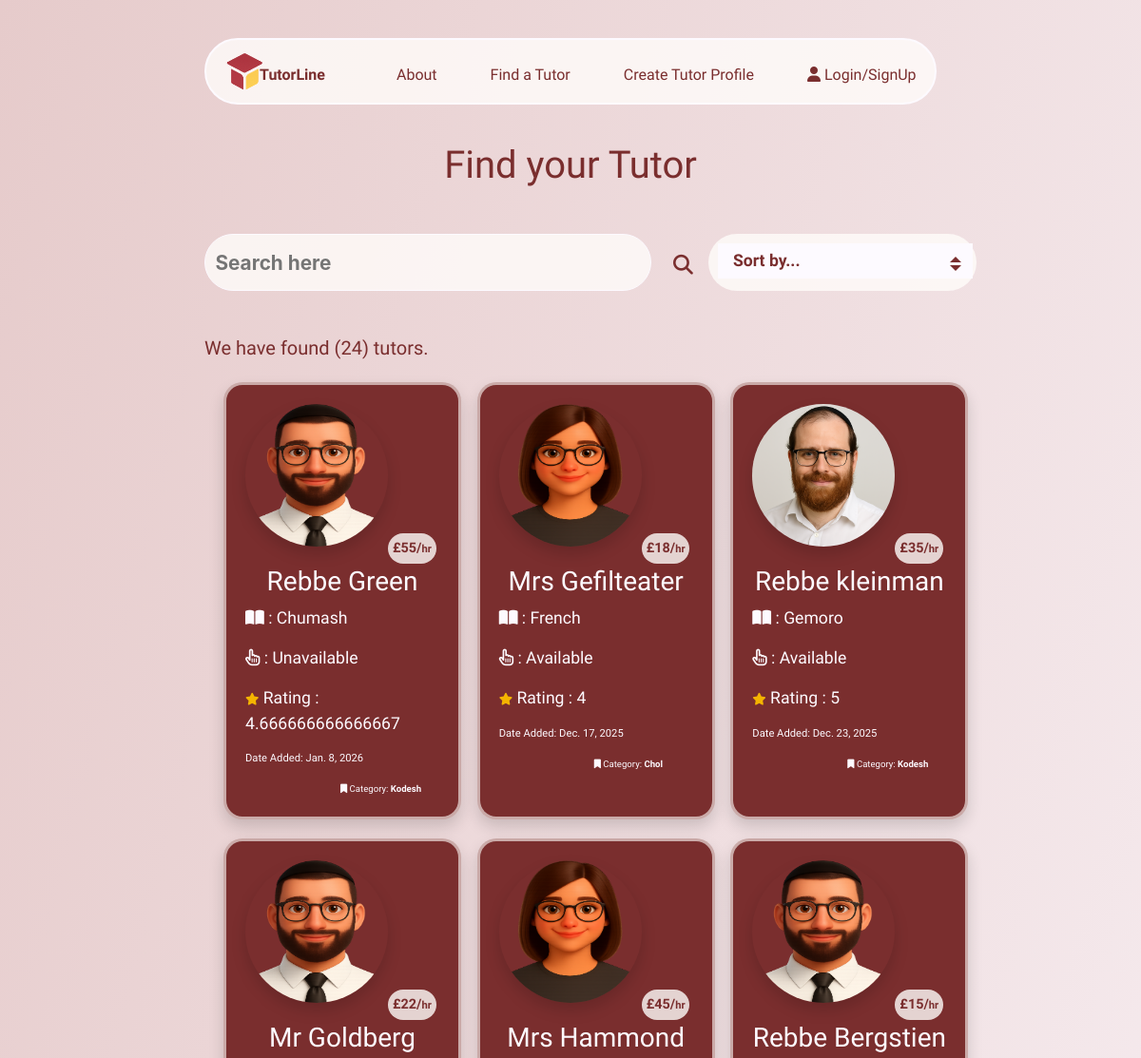
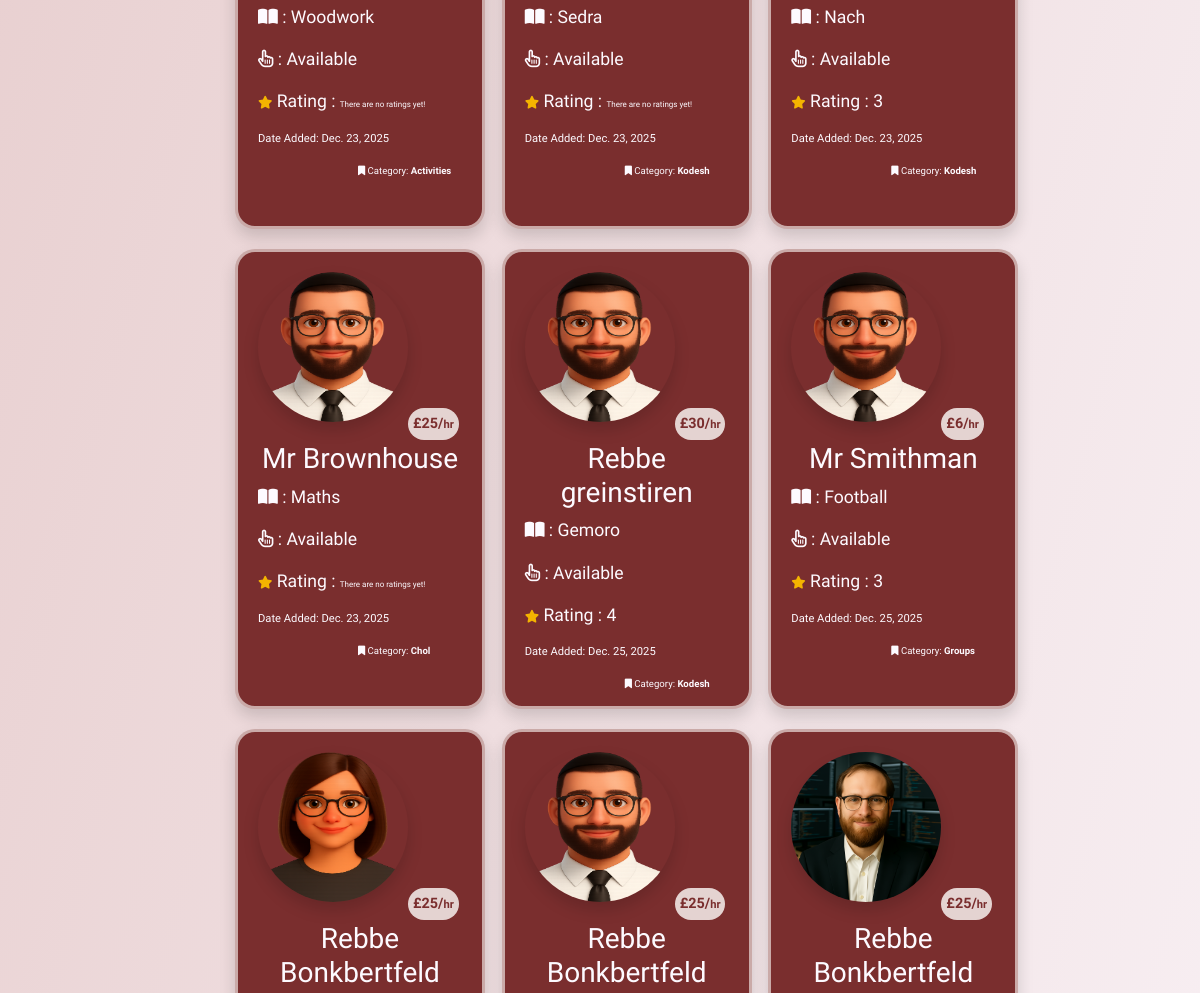
The page /tutors/ (upper part) on the database as committed earlier (2 pictures, top to bottom).
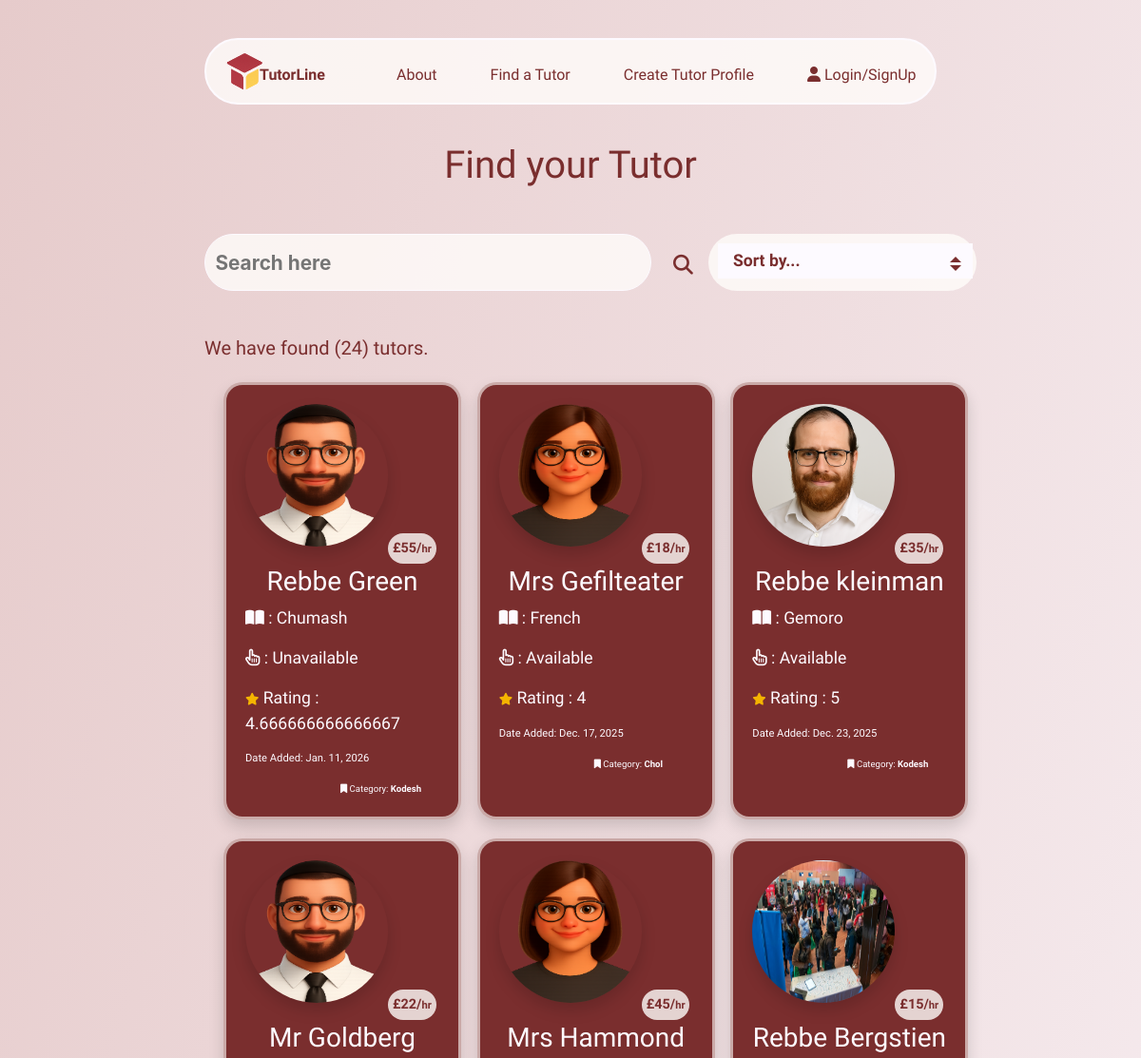
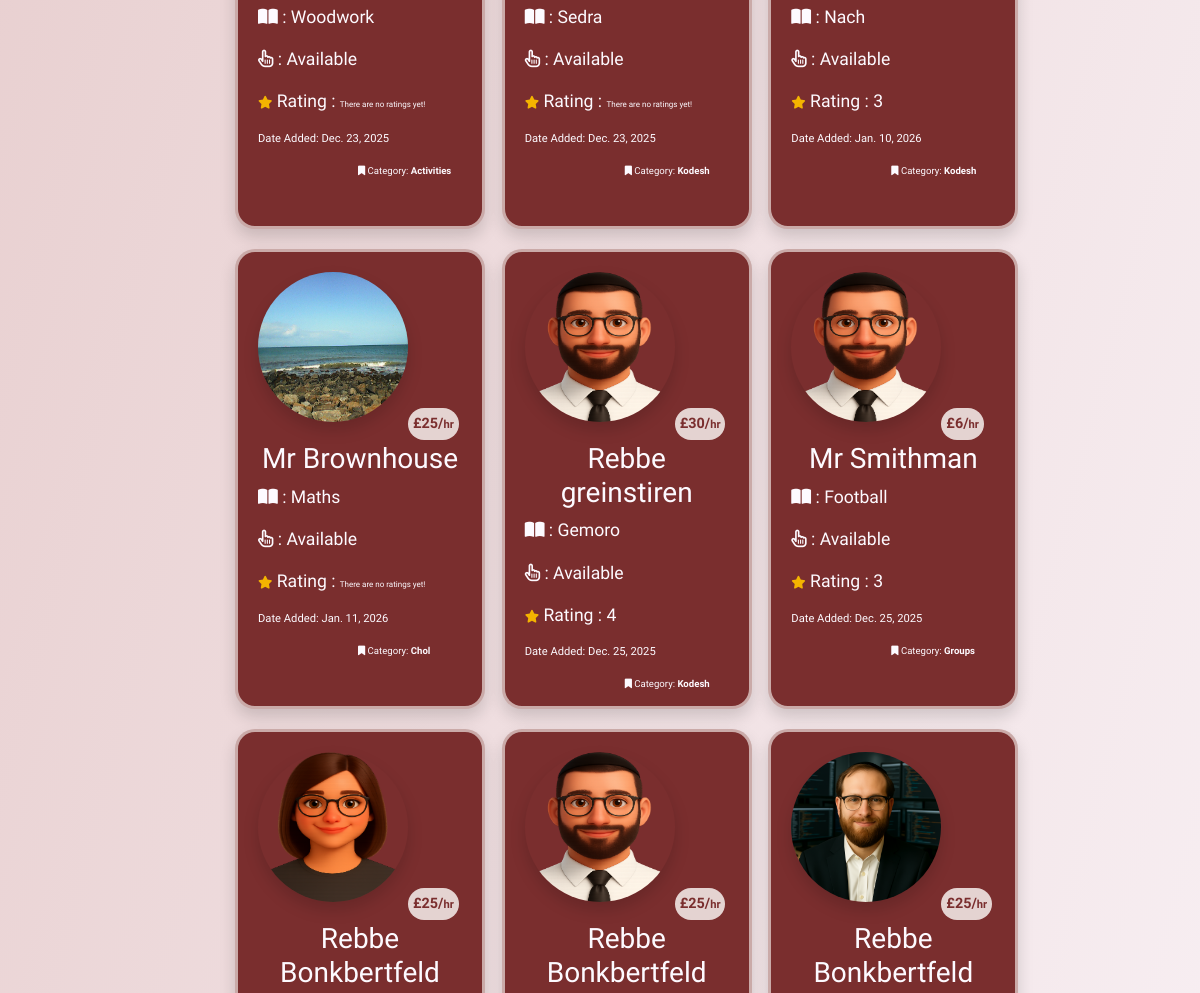
The same page on the database as committed later (2 pictures, top to bottom).
### tutors/models.py (models this page shows)
class Tutors(models.Model):
    class Meta:
        verbose_name_plural = "Tutors"
    name = models.CharField(max_length=254)
    location = models.ForeignKey('Location', null=True, blank=True,
                                 on_delete=models.SET_NULL)
    category = models.ForeignKey('Category', null=True, blank=True,
                                 on_delete=models.SET_NULL)
    date_added = models.DateField(auto_now=True)
    subject = models.CharField(max_length=254)
    price = models.IntegerField()
    active = models.BooleanField(default=True)
    description = models.TextField()
    email = models.EmailField()
    phone = models.CharField(max_length=14)
    rating = models.FloatField(default=0)
    image = models.ImageField(blank=True, null=True)
    is_male = models.BooleanField()
    color_1 = models.IntegerField(default=rand)
    color_2 = models.IntegerField(default=rand)
    color_3 = models.IntegerField(default=rand)
    def __str__(self):
        return self.name

class Category(models.Model):
    class Meta:
        verbose_name_plural = "Categories"
    name = models.CharField(max_length=254)
    def __str__(self):
        return self.name

### tutors/views.py (the view)
# urls.py: path('tutors/', include('tutors.urls')),
def tutors(request):
    tutors = Tutors.objects.all()
    query = None
    sort = request.GET.get('sort')
    if request.GET:
        if 'q' in request.GET:
            query = request.GET['q']
            queries = Q(name__icontains=query) | Q(subject__icontains=query) | Q(category__name__icontains=query) | Q(location__name__icontains=query)
            tutors = tutors.filter(queries)
    rating_none = tutors.filter(rating=0)
    print(rating_none)
    if sort == "price_low":
        tutors = tutors.order_by('price')
    elif sort == "price_high":
        tutors = tutors.order_by('-price')
    elif sort == "most_recent":
        tutors = tutors.order_by('-date_added')
    elif sort == "highest_rating":
        tutors = tutors.filter(rating__gt=0).order_by('-rating')
    context = {
                'tutors': tutors,
                'search': query,
                }
    return render(request, 'tutors/tutors.html', context)

### tutors/templates/tutors/tutors.html (shortened to what the changed rows need)
{% extends "base.html" %}
{% load static %}
{% block extracss%}
<link rel="stylesheet" href="{% static 'css/tutors.css' %}">
{% endblock %}
{% block content %}
    <h1>Find your Tutor</h1>
    <section class="mt-5">
        <div class="container-fluid">
            <div class="row mt-3">
                <div class="col-10 col-md-8">
                    <div class="row">
                        {% for tutor in tutors %}
                        <div class="col-12 col-md-6 col-lg-4">
                            <a href="{% url 'tutor_details' tutor.id %}">
                                <div class="tutor-card shadow">
                                    {% if tutor.is_male == True %}
                                    {% if tutor.image %}
                                    <img src="{{ tutor.image.url }}" class="image shadow" alt="{{ tutor.name }}">
                                    {% else %}
                                    <img src="/media/placeholder_male2.png" class="image shadow" alt="{{ tutor.name }}">
                                    {% endif %}
                                    {% else %}
                                    <img src="/media/placeholder_female.png" class="image shadow" alt="{{ tutor.name }}">
                                    {% endif %}
                                    <p class="price-stamp">£{{ tutor.price }}/<span class="per-hr">hr</span></p>
                                    <div class="details">
                                        <h3>{{ tutor.name }}</h3>
                                        <p><i class="fa-solid fa-book-open"></i> : {{ tutor.subject }}</p>
                                        <p>
                                            <i class="fa-regular fa-hand-pointer"></i>
                                             : {% if tutor.active == True %}Available{% else %}Unavailable{% endif %}
                                        </p>
                                        <p>
                                            <i class="fa-solid fa-star stars"></i> Rating : {% if tutor.rating == 0 %} <span class="no-rating">There are no ratings yet!</span>{% else %}{{ tutor.rating }}{% endif %}
                                        </p>
                                        <p class="date-tag">Date Added: {{ tutor.date_added }}</p>
                                        <p class="category-tag"><i class="fa-solid fa-bookmark"></i> Category: <strong>{{ tutor.category }}</strong></p>
                                    </div>
                                </div>
                            </a>
                        </div>
                        {% endfor %}
                    </div>
                </div>
            </div>
        </div>
    </section>
{% endblock %}

Rows that differ between the two databases and show on the page:
changed Tutors "Rebbe Green": date_added "Jan. 8, 2026" → "Jan. 11, 2026"
changed Tutors "Rebbe Bergstien": image: picture added; date_added "Dec. 23, 2025" → "Jan. 10, 2026"
changed Tutors "Mr Brownhouse": image: picture added; date_added "Dec. 23, 2025" → "Jan. 11, 2026"
